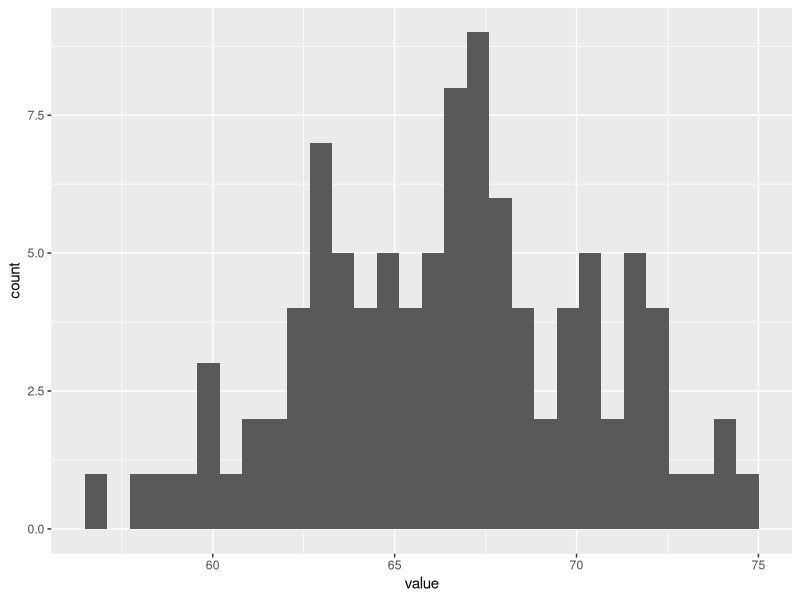
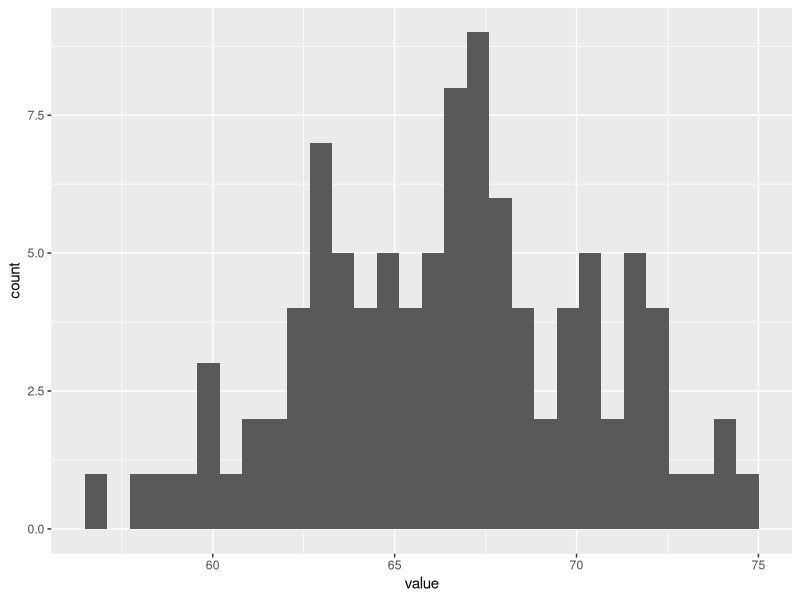

These figures' R source, in order:
library(tidyverse)

cats <- 5

#create a pretend dataframe. I will save it as a tibble and work within the tidyverse.
fakedata <- as_tibble(rnorm(100, mean = 67, sd = 4))

#take a quick peek at the first few rows.The column name is "value.“
head(fakedata)

#crate a histogram, assigning it to an object of plot
myplot<-ggplot(fakedata, aes(x = value)) + 
  geom_histogram()

#look at it
myplot

#save it to my "figs" folder
ggsave(plot = myplot,
       filename = "figs/histogram.tiff",
       width = 5, height = 5, units = "in",
       device = "tiff",
       dpi = 400)
